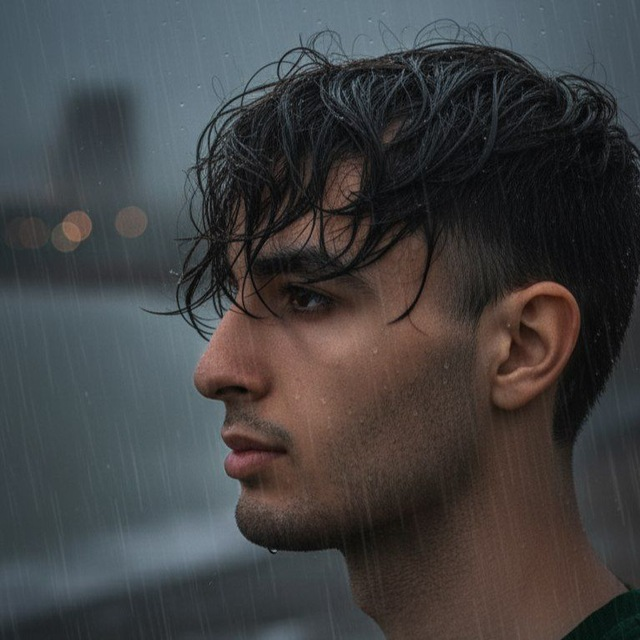
#> input picture source-photo.jpg, 640 x 640 px, found by its file name
$ python make_ascii_svg.py --input ../source-photo.jpg
#> lines starting #> are read from the running program, lines starting #| are printed output that depends on the picture
"""Turn source-prepped.png into a looping self-typing ASCII portrait SVG."""

import argparse
import os
from pathlib import Path
from xml.sax.saxutils import escape

import numpy as np
from PIL import Image


ROOT = Path(__file__).resolve().parent.parent

RAMP = " .`:-=+*cs#%@"

CHAR_W = 6.0
LINE_H = 11.0
FONT_SIZE = 10.0

PAD_X = 16.0
PAD_Y = 16.0

BG = "#0d1117"
FG = "#c9d1d9"
CURSOR = "#39d353"

STAGGER = 0.06
ROW_DUR = 0.34
LOOP = 10.0


def to_grid(img: Image.Image, cols: int, max_rows: int) -> list[str]:
    """Convert an image into an ASCII character grid."""

    aspect = CHAR_W / LINE_H

    rows = max(
        1,
        round(img.height / img.width * cols * aspect),
    )

    rows = min(rows, max_rows)

    small = img.convert("L").resize(
        (cols, rows),
        Image.LANCZOS,
    )

    pixels = np.asarray(
        small,
        dtype=np.float32,
    )

    low, high = np.percentile(
        pixels,
        1.0,
    ), np.percentile(
        pixels,
        99.0,
    )

    if high > low:
        pixels = np.clip(
            (pixels - low) * (255.0 / (high - low)),
            0,
            255,
        )

    indexes = (
        ((255.0 - pixels) / 256.0 * len(RAMP))
        .astype(int)
    )

    indexes = np.clip(
        indexes,
        0,
        len(RAMP) - 1,
    )

    return [
        "".join(RAMP[index] for index in row)
        for row in indexes
    ]


def build_svg(lines: list[str], static: bool = False) -> str:
    """Build the animated SVG."""

    cols = max(len(line) for line in lines)

    width = PAD_X * 2 + cols * CHAR_W
    height = PAD_Y * 2 + len(lines) * LINE_H

    defs = []
    body = []

    for i, raw in enumerate(lines):
        stripped = raw.rstrip()

        if not stripped.strip():
            continue

        left = len(stripped) - len(stripped.lstrip())
        segment = stripped[left:]

        x0 = PAD_X + left * CHAR_W
        segment_width = len(segment) * CHAR_W
        y = PAD_Y + i * LINE_H

        begin = round(i * STAGGER, 3)

        if static:
            body.append(
                f'<text '
                f'x="{x0:.1f}" '
                f'y="{y + FONT_SIZE * 0.8:.1f}" '
                f'textLength="{segment_width:.1f}" '
                f'lengthAdjust="spacing" '
                f'xml:space="preserve">'
                f'{escape(segment)}'
                f'</text>'
            )
            continue

        clip_id = f"wipe{i}"

        animation_end = ROW_DUR / LOOP
        hold_end = min(
            animation_end + 0.05,
            0.99,
        )

        defs.append(
            f'<clipPath id="{clip_id}">'
            f'<rect '
            f'x="{x0:.1f}" '
            f'y="{y - 2:.1f}" '
            f'width="{segment_width:.1f}" '
            f'height="{LINE_H + 3:.1f}">'

            f'<animate '
            f'attributeName="width" '
            f'values="0;{segment_width:.1f};'
            f'{segment_width:.1f};0" '
            f'keyTimes="0;'
            f'{animation_end:.4f};'
            f'{hold_end:.4f};1" '
            f'begin="{begin}s" '
            f'dur="{LOOP}s" '
            f'repeatCount="indefinite"/>'

            f'</rect>'
            f'</clipPath>'
        )

        body.append(
            f'<g clip-path="url(#{clip_id})">'
            f'<text '
            f'x="{x0:.1f}" '
            f'y="{y + FONT_SIZE * 0.8:.1f}" '
            f'textLength="{segment_width:.1f}" '
            f'lengthAdjust="spacing" '
            f'xml:space="preserve">'
            f'{escape(segment)}'
            f'</text>'
            f'</g>'
        )

        body.append(
            f'<rect '
            f'x="{x0:.1f}" '
            f'y="{y:.1f}" '
            f'width="{CHAR_W:.1f}" '
            f'height="{LINE_H - 1:.1f}" '
            f'fill="{CURSOR}">'
f'<animate '
            f'attributeName="opacity" '
            f'values="0;0.9;0.9;0" '
            f'keyTimes="0;'
            f'{animation_end:.4f};'
            f'{hold_end:.4f};1" '
            f'begin="{begin}s" '
            f'dur="{LOOP}s" '
            f'repeatCount="indefinite"/>'

            f'<animate '
            f'attributeName="x" '
            f'values="{x0:.1f};'
            f'{x0 + segment_width:.1f};'
            f'{x0 + segment_width:.1f};'
            f'{x0:.1f}" '
            f'keyTimes="0;'
            f'{animation_end:.4f};'
            f'{hold_end:.4f};1" '
            f'begin="{begin}s" '
            f'dur="{LOOP}s" '
            f'repeatCount="indefinite"/>'

            f'</rect>'
        )

    return (
        f'<svg '
        f'xmlns="http://www.w3.org/2000/svg" '
        f'width="{width:.0f}" '
        f'height="{height:.0f}" '
        f'viewBox="0 0 {width:.0f} {height:.0f}" '
        f'role="img" '
        f'aria-label="ASCII portrait">'

        f'<defs>'
        f'{"".join(defs)}'
        f'</defs>'

        f'<rect '
        f'width="{width:.0f}" '
        f'height="{height:.0f}" '
        f'rx="10" '
        f'fill="{BG}"/>'

        f'<g '
        f'font-family="ui-monospace, SFMono-Regular, Menlo, '
        f'Consolas, &quot;DejaVu Sans Mono&quot;, monospace" '
        f'font-size="{FONT_SIZE}" '
        f'fill="{FG}">'

        f'{"".join(body)}'

        f'</g>'
        f'</svg>'
    )


def main() -> int:
    parser = argparse.ArgumentParser()

    parser.add_argument(
        "-i",
        "--input",
        default="source-prepped.png",
    )

    parser.add_argument(
        "-o",
        "--out",
        default="avi-ascii.svg",
    )

    parser.add_argument(
        "--cols",
        type=int,
        default=100,
    )

    parser.add_argument(
        "--max-rows",
        type=int,
        default=62,
    )

    args = parser.parse_args()

    input_path = Path(args.input)
    output_path = Path(args.out)

    src = (
        ROOT / input_path
        if not input_path.is_absolute()
        else input_path
    )

    dst = (
        ROOT / output_path
        if not output_path.is_absolute()
        else output_path
    )

    image = Image.open(src)
#> image is the input picture: PIL image 640x640 RGB; mean R, G, B 65.6, 65.5, 66.3

    lines = to_grid(
        image,
        args.cols,
        args.max_rows,
    )
#> in to_grid, `small = img.convert("L").resize( (cols, rows), Image.LANCZOS, )`:
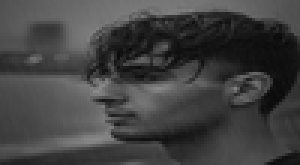
#> small: PIL image 100x55 L (shown 3 times larger); min 10, max 139, mean 65.6
#> in to_grid, `low, high = np.percentile( pixels, 1.0, ), np.percentile( pixels, 99.0..`: low = 14; high = 124
#> in to_grid, `pixels = np.clip( (pixels - low) * (255.0 / (high - low)), 0, 255, )`:
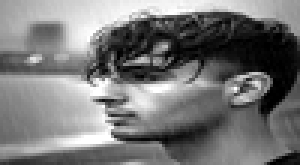
#> pixels: shape (55, 100) float32 (shown 3 times larger); min 0, max 255, mean 119.5
#> in to_grid, `indexes = ( ((255.0 - pixels) / 256.0 * len(RAMP)) .astype(int) )`:
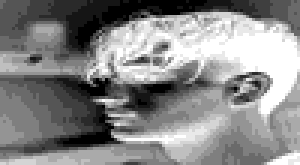
#> indexes: shape (55, 100) int64 (shown 3 times larger); min 0, max 12, mean 6.4; drawn with min black and max white
#> lines = 55 items

    static = os.environ.get("STATIC") == "1"

    svg = build_svg(
        lines,
        static,
    )
#> in build_svg, `cols = max(len(line) for line in lines)`: cols = 100
#> in build_svg, `width = PAD_X * 2 + cols * CHAR_W`: width = 632
#> in build_svg, `height = PAD_Y * 2 + len(lines) * LINE_H`: height = 637
#> the loop in build_svg, `for i, raw in enumerate(lines):` made 55 passes
#> (y, begin, clip_id) on passes 1 to 12: (16, 0, 'wipe0'), (27, 0.06, 'wipe1'), (38, 0.12, 'wipe2'), (49, 0.18, 'wipe3'), (60, 0.24, 'wipe4'), (71, 0.3, 'wipe5'), (82, 0.36, 'wipe6'), (93, 0.42, 'wipe7'), (104, 0.48, 'wipe8'), (115, 0.54, 'wipe9'), (126, 0.6, 'wipe10'), (137, 0.66, 'wipe11')
#> after the loop in build_svg, `for i, raw in enumerate(lines):`: body = 110 items; defs = 55 items

    dst.write_text(
        svg,
        encoding="utf-8",
    )

    print(
        f"wrote {dst} "
        f"({args.cols} cols x {len(lines)} rows) "
        f"[loop={LOOP}s]"
    )
#| wrote avi-ascii.svg (100 cols x 55 rows) [loop=10.0s]

    return 0


if __name__ == "__main__":
    raise SystemExit(main())
#> (the program exits here)
